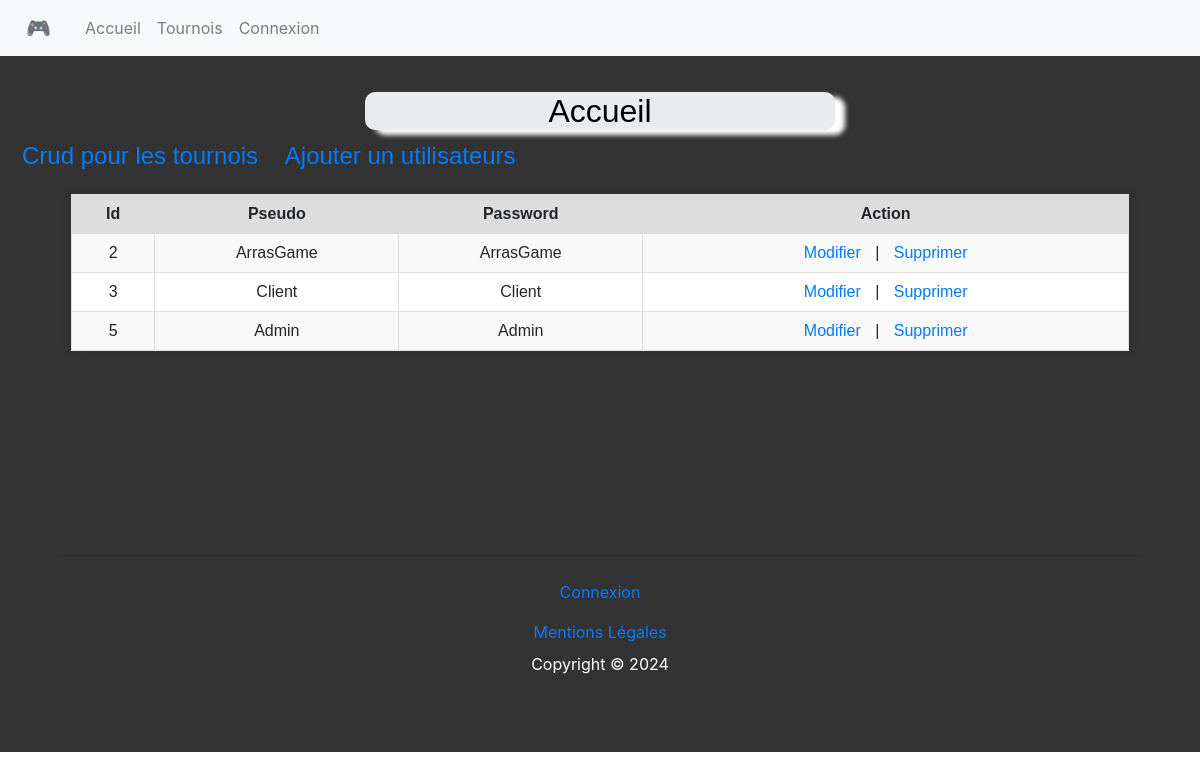
The app's page /AP/crud.php, older data.
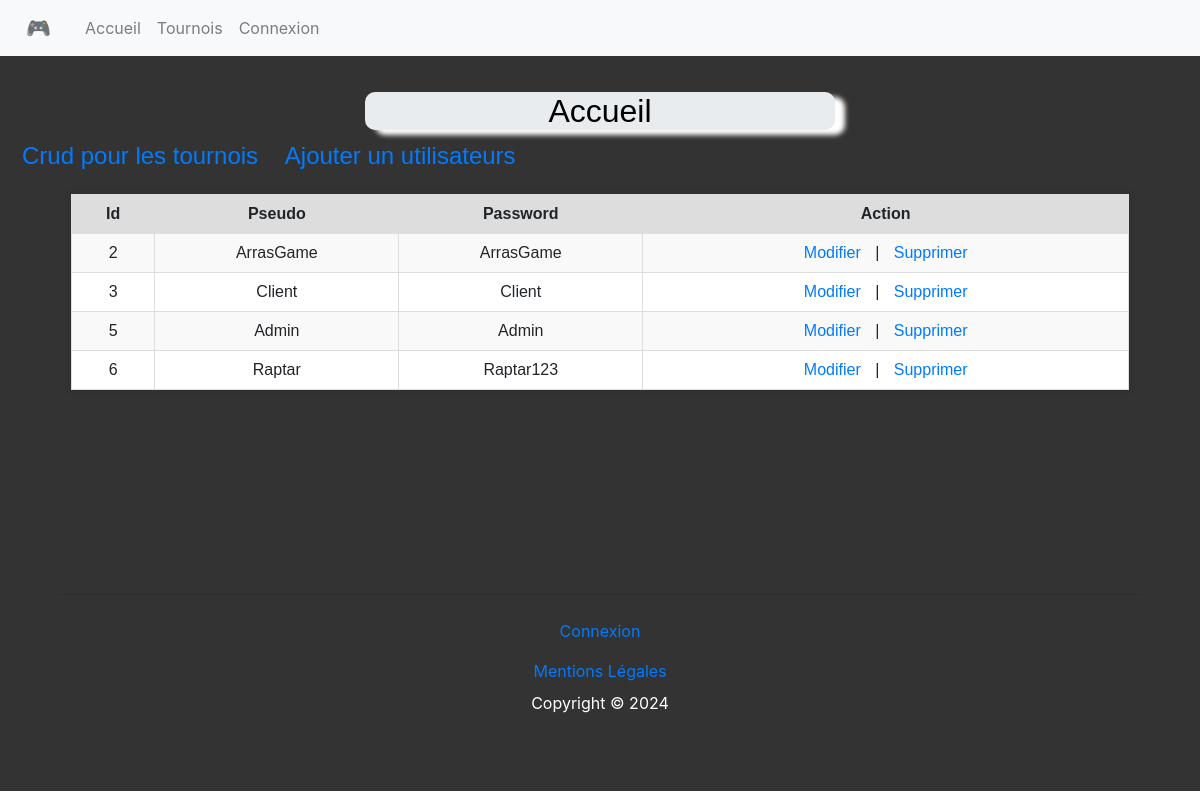
The same page, newer data.
### tables this page shows
CREATE TABLE `users` (
  `id` int(11) NOT NULL,
  `nom` varchar(100) NOT NULL,
  `prenom` varchar(100) NOT NULL,
  `mail` varchar(150) NOT NULL,
  `pseudo` varchar(20) NOT NULL,
  `password` varchar(256) NOT NULL,
  `idrole` int(11) DEFAULT 1
);

### AP/crud.php (the view, shortened to what this page needs)
<?php
require_once("db_connect.php");
$stmt = $pdo->prepare("SELECT * FROM users ORDER BY id ");
$stmt->execute();
?>
<html>
<head>
    <link rel="stylesheet" href="style.css">
    <link rel="stylesheet" href="https://stackpath.bootstrapcdn.com/bootstrap/4.3.1/css/bootstrap.min.css">
</head>
<body>
	<?php include('header.php'); ?>
	<main>
		<br>
		<div class="titre">
			<h2>Accueil</h2>
		</div>
		<p>
			<a href="crudtournois.php">Crud pour les tournois</a>
			<a href="add.php">Ajouter un utilisateurs</a>
		</p>
		<table width='80%' border=0>
			<tr bgcolor='#DDDDDD'>
				<td><strong>Id</strong></td>
				<td><strong>Pseudo</strong></td>
				<td><strong>Password</strong></td>
				<td><strong>Action</strong></td>
			</tr>
			<?php
	    	while ($res = $stmt->fetch(PDO::FETCH_ASSOC)) {
            	echo "<tr>";
				echo "<td>".$res['id']."</td>";
            	echo "<td>".$res['pseudo']."</td>";
            	echo "<td>".$res['password']."</td>";
            	echo "<td><a href=\"edit.php?id=".$res['id']."\">Modifier</a> |
            	<a href=\"delete.php?id=".$res['id']."\" onClick=\"return confirm('Êtes vous sur de vouloir supprimer l'utilisateur ?')\">Supprimer</a></td>";
        	}
			?>
		</table>
		<br>
		<br>
		<br>
	</main>
	<?php include('footer.php'); ?>
</body>
</html>

Row changes from the older to the newer data that the page shows:
added users: id "6", pseudo "Raptar", password "Raptar123"
